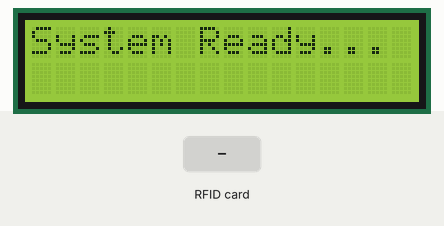
This sketch was run on a simulated ESP32. On the bench: 16×2 character LCD. The test bench sets the inputs (shaded band). WiFi joins after 1.5 s; servers stay silent unless stated; uploads are accepted with an empty reply; the camera gives no picture; what the sketch prints to the serial monitor is not drawn.

Above: at 2.0 s.
At 5.1 s:
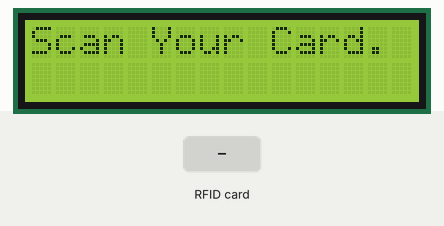
5.2 s: RFID card 5E 7A 19 C4 held to the reader
At 5.7 s:
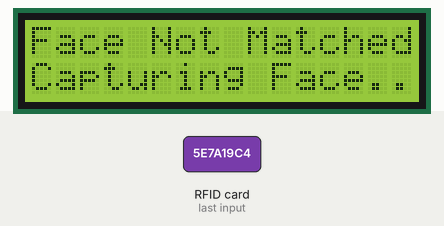
8.2 s: RFID card 5E 7A 19 C4 held to the reader
At 8.33 s:
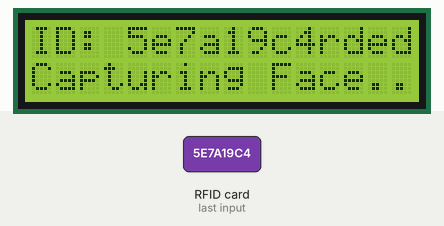
Timing chart, 0 to 11.2 s (numbered marks = the images above; inputs shaded):
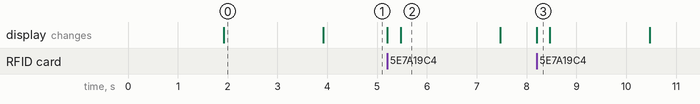

Measured:
- after the input at 5.2 s, the display: first changes at once (image 2 shows a later state)
- after the input at 8.2 s, the display: changes at once (image 3)
- what the display in image 0 shows lasts 2.0 s, from 1.9 s to 3.9 s

The sketch:

SmartAttendenceSystem.ino
```cpp
#include "wifi_connect.h"
#include "rfid_reader.h"
#include "camera_capture.h"
#include "face_recognition.h"
#include "attendance_recorder.h"
#include "lcd_display.h"

void setup() {
  Serial.begin(115200);
  lcd_init();
  lcd_display("Initializing...");

  wifi_connect();
  rfid_init();
  camera_init();

  lcd_display("System Ready");
  delay(2000);
  lcd_display("Scan Your Card");
}

void loop() {
  String tagID = rfid_read();
  if (tagID != "") {
    lcd_display("ID: " + tagID);
    lcd_display("Capturing Face...", 1);

    camera_fb_t* fb = camera_capture();
    if (fb) {
      bool faceMatched = face_recognition(fb->buf, fb->len, tagID);
      if (faceMatched) {
        lcd_display("Face Matched");
        lcd_display("Recording...", 1);
        record_attendance(tagID);
      } else {
        lcd_display("Face Not Matched");
      }
      esp_camera_fb_return(fb);
    } else {
      lcd_display("Capture Failed");
    }
    delay(2000);
    lcd_display("Scan Your Card");
  }
}
```

attendance_recorder.h
```cpp
#ifndef ATTENDANCE_RECORDER_H
#define ATTENDANCE_RECORDER_H

#include <HTTPClient.h>

// Declare and define variables
const char* googleScriptURL = "YOUR_GOOGLE_SCRIPT_URL"; // Replace with your Google Script URL
const char* thingspeakAPIKey = "YOUR_THINGSPEAK_API_KEY"; // Replace with your ThingSpeak API Key

// Function declarations
void send_to_google_sheets(String tagID);
void send_to_thingspeak(String tagID);

// Function to record attendance
void record_attendance(String tagID) {
  send_to_google_sheets(tagID);
  send_to_thingspeak(tagID);
}

// Function to send data to Google Sheets
void send_to_google_sheets(String tagID) {
  HTTPClient http;
  http.begin(googleScriptURL); // Use the declared variable
  http.addHeader("Content-Type", "application/json");
  String payload = "{\"id\":\"" + tagID + "\",\"name\":\"User\"}";
  int httpCode = http.POST(payload);
  if (httpCode > 0) {
    Serial.println("Data sent to Google Sheets");
  }
  http.end();
}

// Function to send data to ThingSpeak
void send_to_thingspeak(String tagID) {
  HTTPClient http;
  String url = "https://api.thingspeak.com/update?api_key=" + String(thingspeakAPIKey) + "&field1=" + tagID; // Use the declared variable
  http.begin(url);
  int httpCode = http.GET();
  if (httpCode > 0) {
    Serial.println("Data sent to ThingSpeak");
  }
  http.end();
}

#endif
```

camera_capture.h
```cpp
#ifndef CAMERA_CAPTURE_H
#define CAMERA_CAPTURE_H

#include "esp_camera.h"

#define PWDN_GPIO_NUM    -1
#define RESET_GPIO_NUM   -1
#define XCLK_GPIO_NUM     0
#define SIOD_GPIO_NUM    26
#define SIOC_GPIO_NUM    27
#define Y9_GPIO_NUM      35
#define Y8_GPIO_NUM      34
#define Y7_GPIO_NUM      39
#define Y6_GPIO_NUM      36
#define Y5_GPIO_NUM      21
#define Y4_GPIO_NUM      19
#define Y3_GPIO_NUM      18
#define Y2_GPIO_NUM       5
#define VSYNC_GPIO_NUM   25
#define HREF_GPIO_NUM    23
#define PCLK_GPIO_NUM    22

void camera_init() {
  camera_config_t config;
  config.ledc_channel = LEDC_CHANNEL_0;
  config.ledc_timer = LEDC_TIMER_0;
  config.pin_d0 = Y2_GPIO_NUM;
  config.pin_d1 = Y3_GPIO_NUM;
  config.pin_d2 = Y4_GPIO_NUM;
  config.pin_d3 = Y5_GPIO_NUM;
  config.pin_d4 = Y6_GPIO_NUM;
  config.pin_d5 = Y7_GPIO_NUM;
  config.pin_d6 = Y8_GPIO_NUM;
  config.pin_d7 = Y9_GPIO_NUM;
  config.pin_xclk = XCLK_GPIO_NUM;
  config.pin_pclk = PCLK_GPIO_NUM;
  config.pin_vsync = VSYNC_GPIO_NUM;
  config.pin_href = HREF_GPIO_NUM;
  config.pin_sscb_sda = SIOD_GPIO_NUM;
  config.pin_sscb_scl = SIOC_GPIO_NUM;
  config.pin_pwdn = PWDN_GPIO_NUM;
  config.pin_reset = RESET_GPIO_NUM;
  config.xclk_freq_hz = 20000000;
  config.pixel_format = PIXFORMAT_JPEG;

  if (psramFound()) {
    config.frame_size = FRAMESIZE_UXGA;
    config.jpeg_quality = 10;
    config.fb_count = 2;
  } else {
    config.frame_size = FRAMESIZE_SVGA;
    config.jpeg_quality = 12;
    config.fb_count = 1;
  }

  esp_err_t err = esp_camera_init(&config);
  if (err != ESP_OK) {
    Serial.printf("Camera init failed with error 0x%x", err);
  }
}

camera_fb_t* camera_capture() {
  return esp_camera_fb_get();
}

#endif
```

face_recognition.h
```cpp
#ifndef FACE_RECOGNITION_H
#define FACE_RECOGNITION_H

#include <HTTPClient.h>

const char* faceRecognitionURL = "YOUR_FACE_RECOGNITION_SERVER_URL";

// Function to perform face recognition
bool face_recognition(uint8_t* image, size_t imageLen, String tagID) {
  HTTPClient http;
  http.begin(faceRecognitionURL);
  http.addHeader("Content-Type", "image/jpeg");
  http.addHeader("X-RFID", tagID);
  int httpCode = http.POST(image, imageLen);
  if (httpCode > 0) {
    String response = http.getString();
    http.end();
    return response.equals("Match");
  }
  http.end();
  return false;
}

#endif
```

rfid_reader.h
```cpp
#ifndef RFID_READER_H
#define RFID_READER_H

#include <MFRC522.h>
#include <SPI.h>

#define SS_PIN 21
#define RST_PIN 22
MFRC522 rfid(SS_PIN, RST_PIN);

void rfid_init() {
  SPI.begin();
  rfid.PCD_Init();
}

String rfid_read() {
  if (!rfid.PICC_IsNewCardPresent() || !rfid.PICC_ReadCardSerial()) {
    return "";
  }
  String tagID = "";
  for (byte i = 0; i < rfid.uid.size; i++) {
    tagID += String(rfid.uid.uidByte[i], HEX);
  }
  rfid.PICC_HaltA();
  return tagID;
}

#endif
```

wifi_connect.h
```cpp
#ifndef WIFI_CONNECT_H
#define WIFI_CONNECT_H

#include <WiFi.h>

const char* ssid = "YOUR_WIFI_SSID";
const char* password = "YOUR_WIFI_PASSWORD";

void wifi_connect() {
  WiFi.begin(ssid, password);
  while (WiFi.status() != WL_CONNECTED) {
    delay(500);
    Serial.print(".");
  }
  Serial.println("\nWiFi Connected");
}

#endif
```

lcd_display.h
```cpp
#ifndef LCD_DISPLAY_H
#define LCD_DISPLAY_H

#include <LiquidCrystal.h>

LiquidCrystal lcd(4, 5, 13, 12, 14, 15);

void lcd_init() {
  lcd.begin(16, 2);
}

void lcd_display(String message, int line = 0) {
  lcd.setCursor(0, line);
  lcd.print(message);
}

#endif
```
